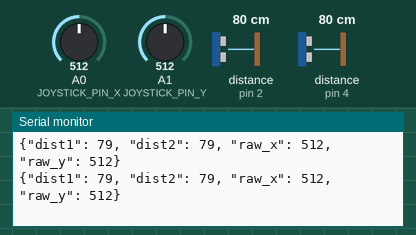
A sketch run on a simulated Arduino Uno, built with avr-gcc and run on an emulated ATmega328P. Shown: the last lines printed to the serial monitor. Wiring (inferred from the names in the program): 2 × ultrasonic range finder: trigger pin 3, echo pin 2 / trigger pin 5, echo pin 4. The inputs (shaded band) are chosen by the test bench; at power-on: A0 (JOYSTICK_PIN_X) = 512, A1 (JOYSTICK_PIN_Y) = 512, distance to the obstacle (sensors on pin 2, pin 4) 80 cm. The echo pulse lasts 58.3 µs per cm.

Above: at 10.4 s.
10.5 s: A0 (JOYSTICK_PIN_X) set to 105
At 11.0 s:
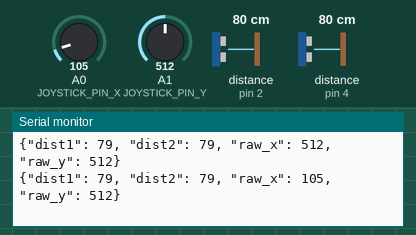
13.6 s: A0 (JOYSTICK_PIN_X) set to 90
At 14.2 s:
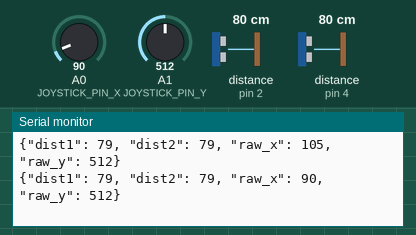
Timing chart, 0 to 16.6 s (numbered marks = the images above; inputs shaded):
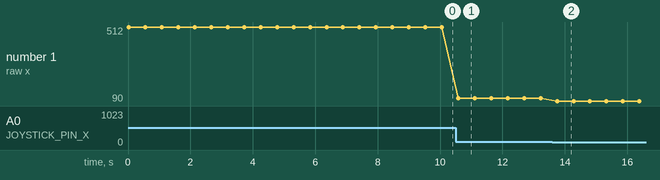

Measured:
- after the input at 10.5 s, the serial monitor: prints a new line after 0.08 s (image 1)
- after the input at 13.6 s, the serial monitor: prints a new line after 0.15 s (image 2)
- plotted number 1: 512 → 105 after the input at 10.5 s, 105 → 90 after the input at 13.6 s

The sketch:

teslapark.ino
```cpp
#include <SoftwareSerial.h>

const int HC_ECHO1 = 2; // parktronic1
const int HC_TRIG1 = 3;

const int HC_ECHO2 = 4; // parktronic2
const int HC_TRIG2 = 5;

const int TXD_PIN = 12; // bluetooth tx
const int RXD_PIN = 13; // bluetooth rx

const int JOYSTICK_PIN_X = A0; // ось X джойстика
const int JOYSTICK_PIN_Y = A1; // ось Y джойстика

SoftwareSerial BTSerial(TXD_PIN, RXD_PIN);

void printfSerial(const char *fmt, ...) {
  char buf[128];
  va_list args;
  va_start(args, fmt);
  vsnprintf(buf, sizeof(buf), fmt, args);
  va_end(args);
  Serial.print(buf);
}

float getDist(uint8_t trig, uint8_t echo) {
  digitalWrite(trig, HIGH);
  delayMicroseconds(10);
  digitalWrite(trig, LOW);

  int us = pulseIn(echo, HIGH, 15000);
  if (us == 0) {
    return -1;
  }
  return (int)(us / 58.2);
}

void setup() {
  Serial.begin(9600);
  pinMode(HC_TRIG1, OUTPUT);
  pinMode(HC_ECHO1, INPUT);
  pinMode(HC_TRIG2, OUTPUT);
  pinMode(HC_ECHO2, INPUT);
  BTSerial.begin(38400);
  printfSerial("start setup\n");
}

int readRawAvg(int pin) {
  int r1 = analogRead(pin);
  int r2 = analogRead(pin);
  int r3 = analogRead(pin);
  return (r1 + r2 + r3) / 3;
}

void loop() {
  int distance1 = getDist(HC_TRIG1, HC_ECHO1);
  int distance2 = getDist(HC_TRIG2, HC_ECHO2);

  int rawX = readRawAvg(JOYSTICK_PIN_X);
  int rawY = readRawAvg(JOYSTICK_PIN_Y);

  char mess[256];
  sprintf(
          mess,
          "{\"dist1\": %d, \"dist2\": %d, \"raw_x\": %d, \"raw_y\": %d}",
          distance1, distance2,
          rawX, rawY
  );

  BTSerial.println(mess);
  Serial.println(mess);
  delay(500);
}
```
